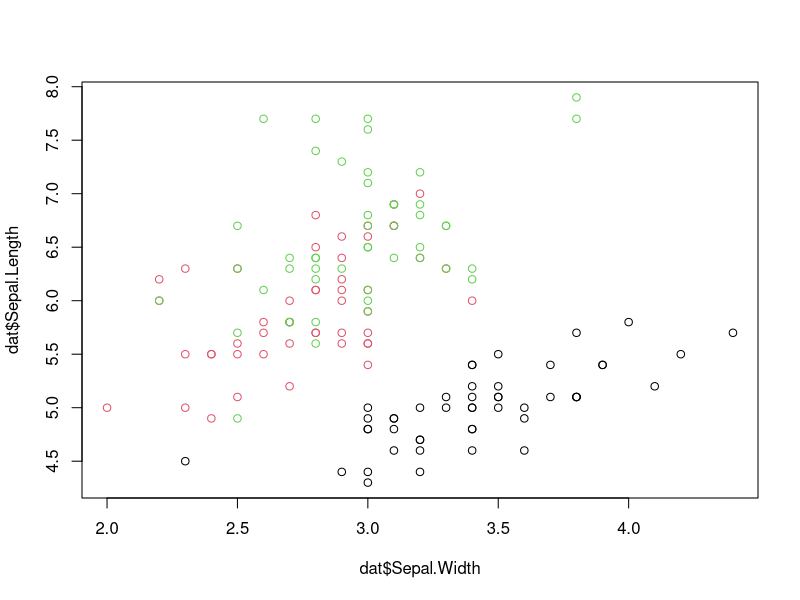
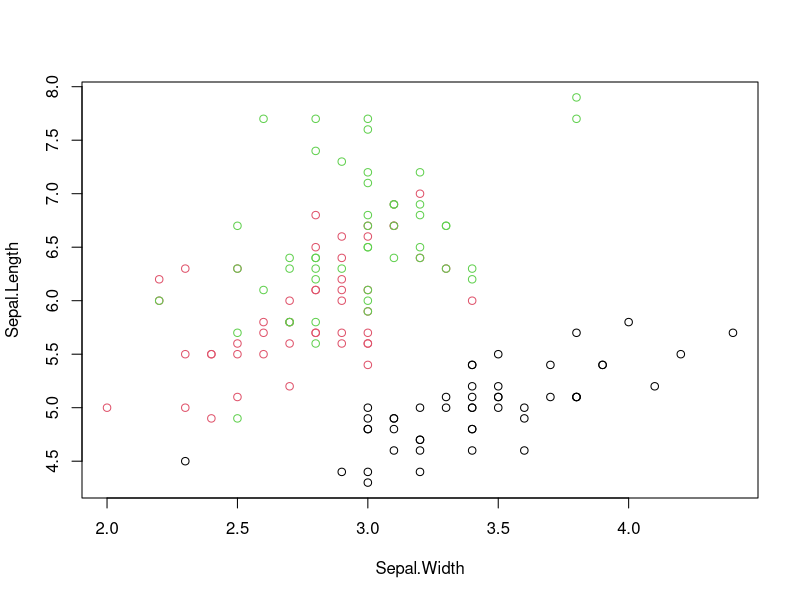
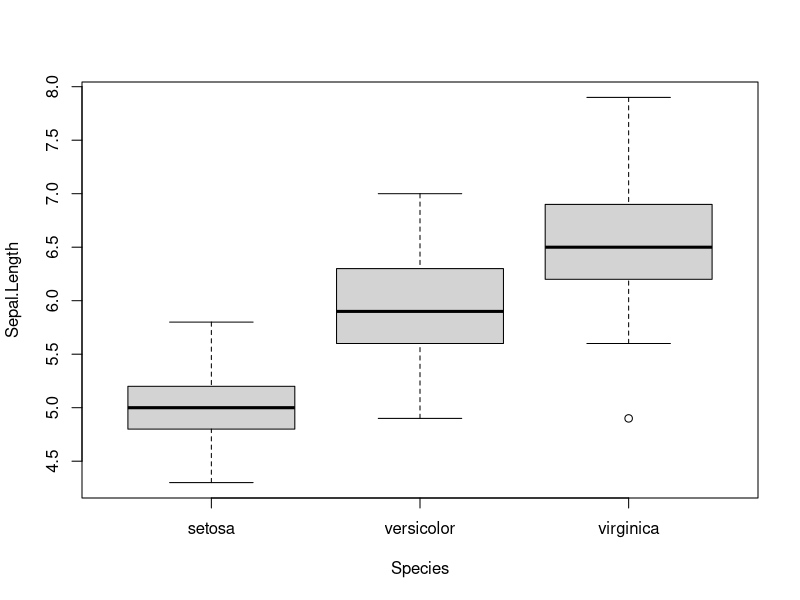
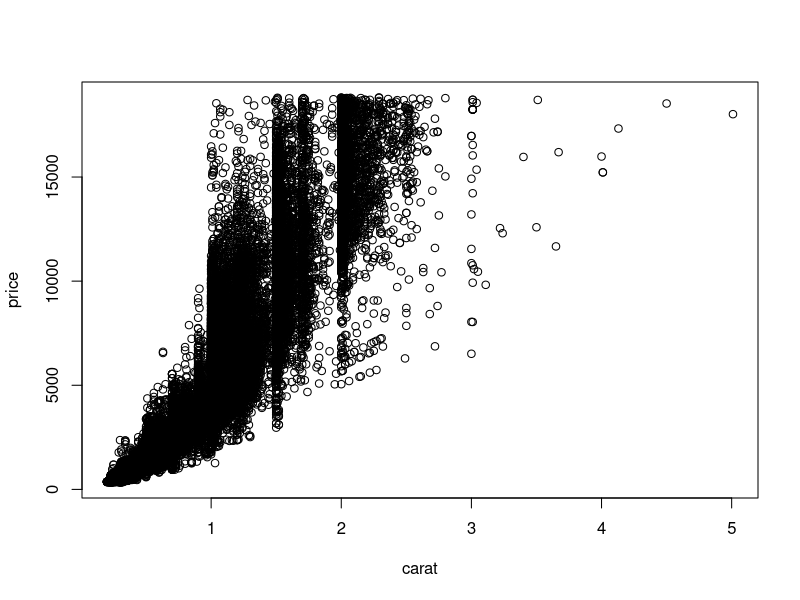
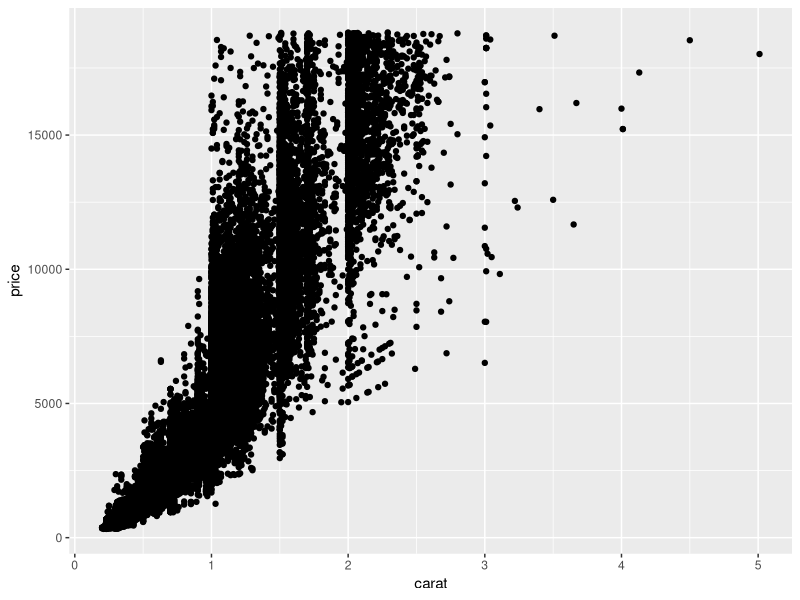
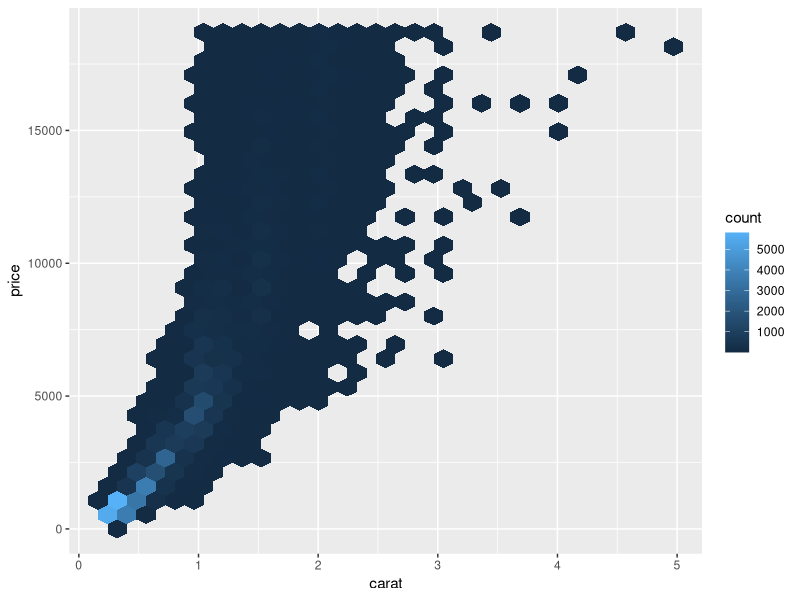
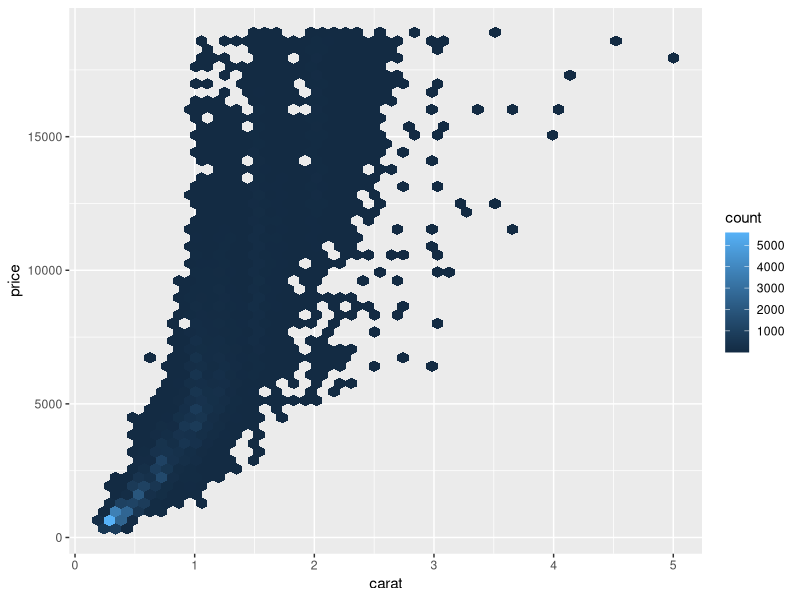
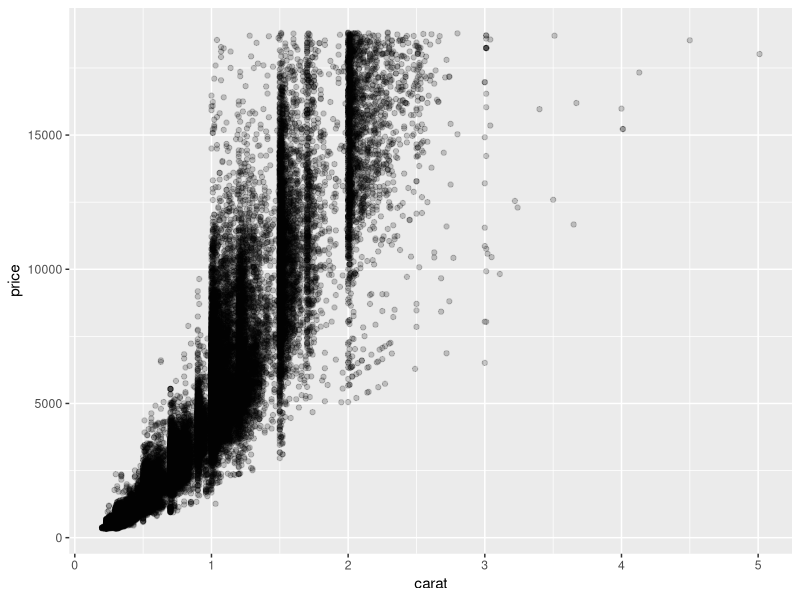

These figures' R source, in order:
## ---- chunk 1
# Load the data if you haven't already:
dat <- read.csv("data/iris.csv", stringsAsFactors = FALSE)

plot(dat$Sepal.Width, dat$Sepal.Length, type="p", col=factor(dat$Species))
## ---- chunk 2
plot(Sepal.Length ~ Sepal.Width, data=dat, col=factor(Species))
boxplot(Sepal.Length ~ Species, data=dat)
## ---- chunk 3
library(ggplot2)
## ---- chunk 4
data(diamonds)
head(diamonds)
str(diamonds)
## ---- chunk 5
plot(price ~ carat, data=diamonds)
## ---- chunk 6
ggplot(diamonds, aes(x=carat, y=price)) + geom_point()
## ---- chunk 7
ggplot(diamonds, aes(carat, price)) + geom_hex()
## ---- chunk 8
ggplot(diamonds, aes(carat, price)) + geom_hex(bins=50)
## ---- chunk 9
ggplot(diamonds, aes(carat, price)) + geom_point(alpha=1/5)
## ---- chunk 10
ggplot(diamonds, aes(carat, price)) + geom_point() + geom_smooth()
## ---- chunk 11
ggplot(diamonds, aes(carat, price)) + geom_point() + geom_smooth(method="lm")
## ---- chunk 12
ggplot(diamonds, aes(x=carat, y=price, col=clarity)) + geom_point()
## ---- chunk 13
ggplot(diamonds, aes(x=carat, y=price)) + geom_point() + facet_wrap( ~ clarity)
## ---- chunk 14
ggplot(diamonds, aes(x=carat, y=price)) + geom_point() + facet_wrap( ~ color)
## ---- chunk 15
ggplot(diamonds, aes(carat, price)) + geom_point() + facet_grid(clarity ~ color)
## ---- chunk 16
ggplot(diamonds, aes(x=carat, y=price, col=cut)) + 
  geom_point() + 
  facet_grid(clarity ~ color)
## ---- chunk 17
ggplot(diamonds, aes(price, fill=clarity)) + 
  geom_histogram(position="fill", binwidth=200)
## ---- chunk 18
ggplot(diamonds, aes(cut, price)) + geom_boxplot(aes(fill=color)) + scale_y_log10()
## ---- chunk 19
g <- ggplot(diamonds, aes(depth, fill=cut)) 
g <- g + geom_density(alpha=1/4) 
g <- g + xlim(55, 70)
g <- g + ggtitle("Depths by Cut Quality")
g <- g + xlab("Depth") + ylab("Density")
g
## ---- chunk 20
ggplot(dat, aes(x=Petal.Length, y=Petal.Width, col=Sepal.Width, size=Sepal.Length)) + 
  geom_point() + 
  geom_smooth(method="lm") + 
  facet_wrap(~ Species)

ggplot(dat, aes(x=Petal.Length)) + geom_histogram() + facet_wrap(~Species)

ggplot(dat, aes(x=Petal.Length, fill=Species)) + 
  geom_histogram(position="dodge", binwidth=0.1)

ggplot(dat, aes(x=Petal.Length, fill=Species)) + 
  geom_density(alpha=0.5)

ggplot(dat, aes(x=Species, y=Sepal.Length)) + geom_boxplot()

ggplot(dat, aes(x=Species, y=Sepal.Width, fill=Species)) + geom_violin()

## ---- chunk 21
library(reshape2)

dat_long <- melt(dat)
head(dat_long)

ggplot(dat_long, aes(x=variable, y=value, fill=Species)) + geom_boxplot()

ggplot(dat_long, aes(x=variable, y=value, fill=Species)) + geom_boxplot()

ggplot(dat_long, aes(x=Species, y=value, fill=Species)) + 
  geom_violin() + 
  facet_wrap(~ variable) + 
  ylab("Measurement (cm)")
## ---- chunk 22
library("tidyr")

# You can either tell it what columns to *not* gather by preceding it by a 
# minus sign (e.g., -Species):
long_dat <- gather(data = dat, key = measurement_type, 
                   value = measurement, -Species)

# Or specify which columns to gather by giving it a range of columns (e.g., 1:4):
long_dat <- gather(data = dat, key = measurement_type, 
                   value = measurement, 1:4)

ggplot(long_dat, aes(x = measurement_type, y = measurement)) + 
  geom_boxplot(aes(colour = measurement_type)) + 
  facet_wrap(~Species)

ggplot(long_dat, aes(x = Species, y = measurement)) + 
  geom_boxplot(aes(fill = Species)) + 
  facet_wrap(~measurement_type)
